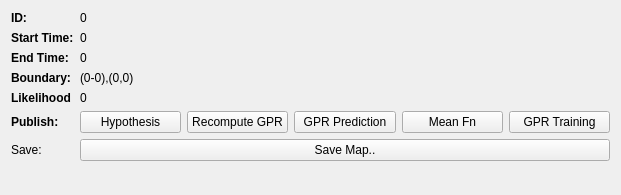
<?xml version="1.0" encoding="UTF-8"?>
<ui version="4.0">
 <class>BpslamParticleWidget</class>
 <widget class="QWidget" name="BpslamParticleWidget">
  <property name="geometry">
   <rect>
    <x>0</x>
    <y>0</y>
    <width>621</width>
    <height>195</height>
   </rect>
  </property>
  <property name="windowTitle">
   <string>Form</string>
  </property>
  <layout class="QVBoxLayout" name="verticalLayout">
   <item>
    <layout class="QFormLayout" name="formLayout">
     <item row="1" column="0">
      <widget class="QLabel" name="label_start_time">
       <property name="font">
        <font>
         <weight>75</weight>
         <bold>true</bold>
        </font>
       </property>
       <property name="text">
        <string>Start Time:</string>
       </property>
      </widget>
     </item>
     <item row="2" column="0">
      <widget class="QLabel" name="label_end_time">
       <property name="font">
        <font>
         <weight>75</weight>
         <bold>true</bold>
        </font>
       </property>
       <property name="text">
        <string>End Time:</string>
       </property>
      </widget>
     </item>
     <item row="0" column="0">
      <widget class="QLabel" name="label_id">
       <property name="font">
        <font>
         <weight>75</weight>
         <bold>true</bold>
        </font>
       </property>
       <property name="text">
        <string>ID:</string>
       </property>
      </widget>
     </item>
     <item row="0" column="1">
      <widget class="QLabel" name="id">
       <property name="text">
        <string>0</string>
       </property>
      </widget>
     </item>
     <item row="1" column="1">
      <widget class="QLabel" name="start_time">
       <property name="text">
        <string>0</string>
       </property>
      </widget>
     </item>
     <item row="2" column="1">
      <widget class="QLabel" name="end_time">
       <property name="text">
        <string>0</string>
       </property>
      </widget>
     </item>
     <item row="5" column="0">
      <widget class="QLabel" name="label_publish">
       <property name="font">
        <font>
         <weight>75</weight>
         <bold>true</bold>
        </font>
       </property>
       <property name="text">
        <string>Publish:</string>
       </property>
      </widget>
     </item>
     <item row="5" column="1">
      <layout class="QHBoxLayout" name="horizontalLayout">
       <item>
        <widget class="QPushButton" name="hypothesis_btn">
         <property name="text">
          <string>Hypothesis</string>
         </property>
        </widget>
       </item>
       <item>
        <widget class="QPushButton" name="recompute_gpr">
         <property name="text">
          <string>Recompute GPR</string>
         </property>
        </widget>
       </item>
       <item>
        <widget class="QPushButton" name="gpr_btn">
         <property name="text">
          <string>GPR Prediction</string>
         </property>
        </widget>
       </item>
       <item>
        <widget class="QPushButton" name="mean_btn">
         <property name="text">
          <string>Mean Fn</string>
         </property>
        </widget>
       </item>
       <item>
        <widget class="QPushButton" name="gpr_training_btn">
         <property name="text">
          <string>GPR Training</string>
         </property>
        </widget>
       </item>
      </layout>
     </item>
     <item row="3" column="0">
      <widget class="QLabel" name="label">
       <property name="font">
        <font>
         <weight>75</weight>
         <bold>true</bold>
        </font>
       </property>
       <property name="text">
        <string>Boundary:</string>
       </property>
      </widget>
     </item>
     <item row="3" column="1">
      <widget class="QLabel" name="boundary">
       <property name="text">
        <string>(0-0),(0,0)</string>
       </property>
      </widget>
     </item>
     <item row="4" column="0">
      <widget class="QLabel" name="label_2">
       <property name="font">
        <font>
         <weight>75</weight>
         <bold>true</bold>
        </font>
       </property>
       <property name="text">
        <string>Likelihood</string>
       </property>
      </widget>
     </item>
     <item row="4" column="1">
      <widget class="QLabel" name="likelihood">
       <property name="text">
        <string>0</string>
       </property>
      </widget>
     </item>
     <item row="6" column="0">
      <widget class="QLabel" name="label_3">
       <property name="text">
        <string>Save:</string>
       </property>
      </widget>
     </item>
     <item row="6" column="1">
      <layout class="QHBoxLayout" name="horizontalLayout_2">
       <item>
        <widget class="QPushButton" name="save_map_btn">
         <property name="text">
          <string>Save Map..</string>
         </property>
        </widget>
       </item>
      </layout>
     </item>
    </layout>
   </item>
  </layout>
 </widget>
 <resources/>
 <connections/>
</ui>
